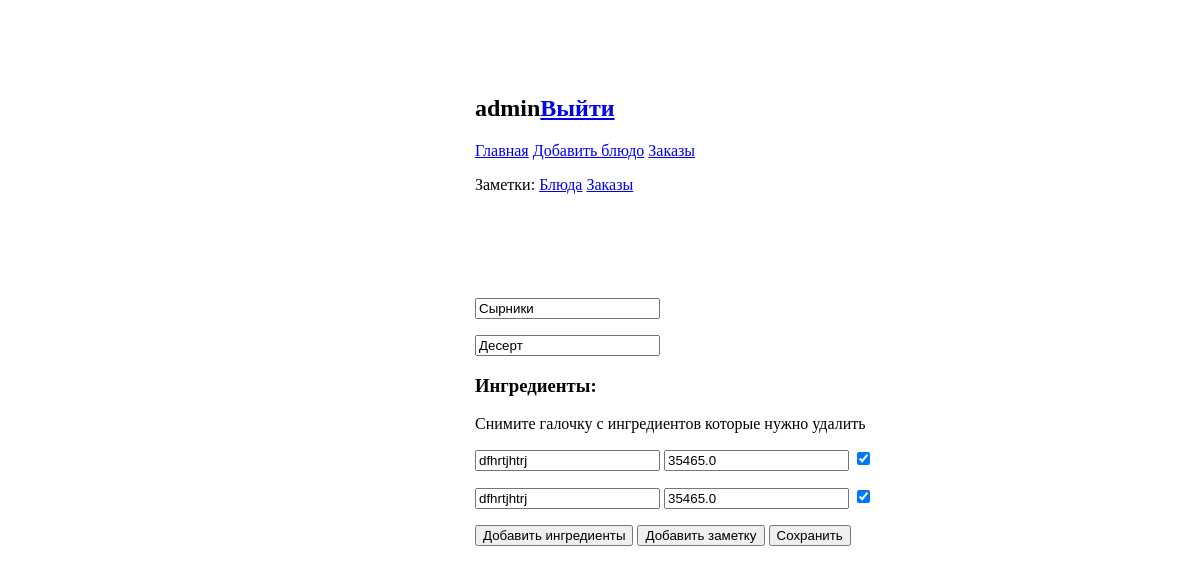
The page /dish/update/2 (signed in) on the database its author committed.
### coocking_book/models.py (models this page shows, shortened)
class Dish(models.Model):
    title = models.CharField(max_length=120, unique=True)
    author = models.ForeignKey(User, on_delete=models.CASCADE, null=True, blank=True)
    description = models.TextField(blank=True, null=True)
    ingredient = models.ManyToManyField(Ingredient, related_name='dishes')
    note = GenericRelation(NotesItem)

class Ingredient(models.Model):
    name = models.CharField(max_length=120, unique=False,
                            verbose_name='Название')
    weight = models.FloatField(
        verbose_name='Количество в граммах', blank=True, null=True)

### coocking_book/views.py (the view, shortened to what this page needs)
class UpdateDishView(LoginRequiredMixin, View):
    template_name = 'update_dish.html'
    def get(self, request, *args, **kwargs):
        dish_object = get_object_or_404(Dish, pk=self.kwargs['dish_id'])
        ingredients = Ingredient.objects.filter(dishes=dish_object.id)
        context = {'form_dish': dish_object, 'ingredients': ingredients}
        return render(self.request, self.template_name, context)

### coocking_book/templates/update_dish.html (shortened to what this page needs)
{% extends "base.html" %}
{%block content%}
<form action="{{update_dish}}" method='POST'>
        <p>
            <input type="text" name="title" value="{{form_dish.title}}"/>
        </p>
        <p>
            <input type="textarea" name="description" value="{{form_dish.description}}"/>
        </p>
	<h3>Ингредиенты:</h3>
	<p>Снимите галочку с ингредиентов которые нужно удалить</p>
	{%for i in ingredients%}
        <p>
            <input type="text" name="{{i.name}}" value="{{i.name}}"/>
            <input type="text" name="{{i.name}}_weight" value="{{i.weight}}"/>
            <input type="checkbox" name="{{i.name}}_is_active" checked/>
        </p>
    {%endfor%}
    <input type="submit" value="Добавить ингредиенты" name="add_ingredients">
    <input type="submit" value="Добавить заметку" name="add_note">
	<button type='submit'>Сохранить</button>
</form>
{%endblock%}

### coocking_book/templates/base.html (shortened to what this page needs)
{%load static%}
<!DOCTYPE html>
<html>
<head>
</head>
  <link rel="stylesheet" type="text/css" href="{%static 'css/dishes.css'%}">
<body>
  <div class="parent">
    <div class="block">
      {%if request.user.is_authenticated%}
      <h2>{{user.username}}<a href="{%url 'logout' %}">Выйти</a></h2>
        <p><a href="{% url 'coocking_book:dish_list' %}">Главная</a>
           <a href="{% url 'coocking_book:add_dish' %}">Добавить блюдо</a>
           <a href="{% url 'coocking_book:order_list' %}">Заказы</a>
        </p>
        <p>Заметки:
          <a href="{% url 'notes:note_list' 'dish' %}">Блюда</a>
          <a href="{% url 'notes:note_list' 'order' %}">Заказы</a>
        </p>
      <br><br><br><br>
      {%endif%}
        {%block content%}
        {%endblock%}
    </div>
  </div>
</body>
</html>

### coocking_book/static/css/dishes.css (style rules this page uses)
.parent { width: 100%; height: 100%; position: absolute; top: 0; left: 0; overflow: auto; }

### rows shown on the page
Dish: title "Сырники", description "Десерт"
Ingredient: name "dfhrtjhtrj", weight "35465.0"
Ingredient: name "dfhrtjhtrj", weight "35465.0"

### other values the page prints
{{ user.username }} "admin"
